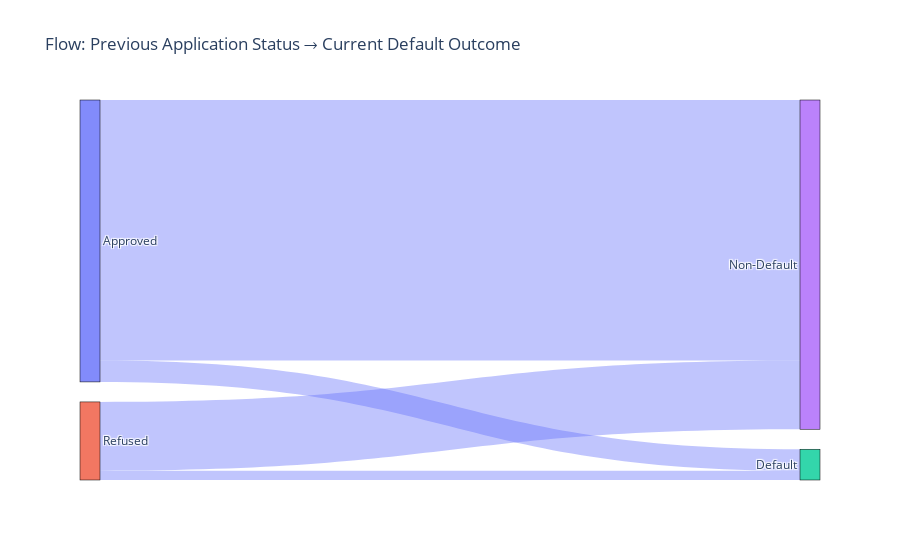

Notebook code for this chart:
### Code cell
# Sankey: previous application status -> current default outcome
import plotly.graph_objects as go

# Focus on Refused vs Approved flows
prev_status_simple = prev_status.copy()
prev_status_simple = prev_status_simple[prev_status_simple["NAME_CONTRACT_STATUS"].isin(["Refused", "Approved"])]
prev_status_simple["TARGET_LABEL"] = prev_status_simple["TARGET"].map({0: "Non-Default", 1: "Default"})

flow = prev_status_simple.groupby(["NAME_CONTRACT_STATUS", "TARGET_LABEL"]).size().reset_index(name="count")

sources = flow["NAME_CONTRACT_STATUS"].tolist()
targets = flow["TARGET_LABEL"].tolist()
labels = list(pd.unique(sources + targets))
label_index = {label: i for i, label in enumerate(labels)}

source_idxs = [label_index[s] for s in sources]
target_idxs = [label_index[t] for t in targets]
values = flow["count"].tolist()

fig = go.Figure(data=[go.Sankey(
    arrangement="snap",
    node=dict(label=labels, pad=20, thickness=20, line=dict(color="black", width=0.5)),
    link=dict(source=source_idxs, target=target_idxs, value=values, color="rgba(99, 110, 250, 0.4)"),
)])

fig.update_layout(title_text="Flow: Previous Application Status → Current Default Outcome", font_size=12)
fig.show()

### Figure 1 — Plotly figure (JSON) as saved in the notebook; plotly's stock layout.template omitted (floating-point values rounded to 4 significant figures)
{"data": [{"arrangement": "snap", "link": {"color": "rgba(99, 110, 250, 0.4)", "source": [0, 0, 1, 1], "target": [2, 3, 2, 3], "value": [67243, 818856, 29438, 215952]}, "node": {"label": ["Approved", "Refused", "Default", "Non-Default"], "line": {"color": "black", "width": 0.5}, "pad": 20, "thickness": 20}, "type": "sankey"}], "layout": {"font": {"size": 12}, "title": {"text": "Flow: Previous Application Status → Current Default Outcome"}}}
